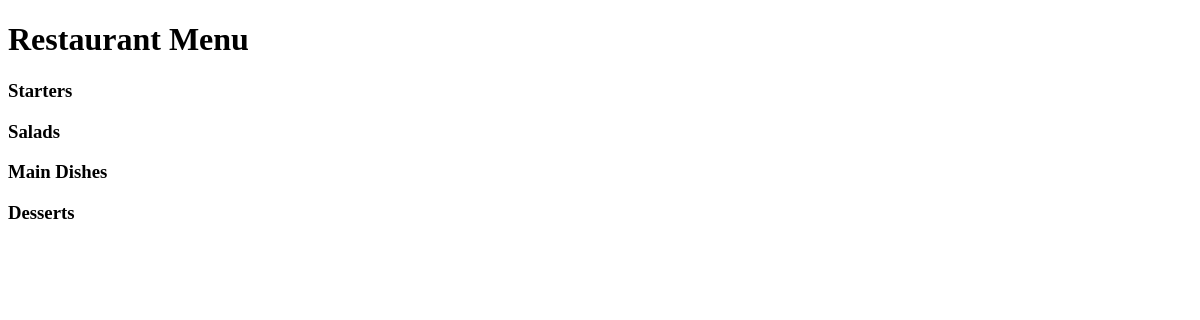
The app's page /, older data.
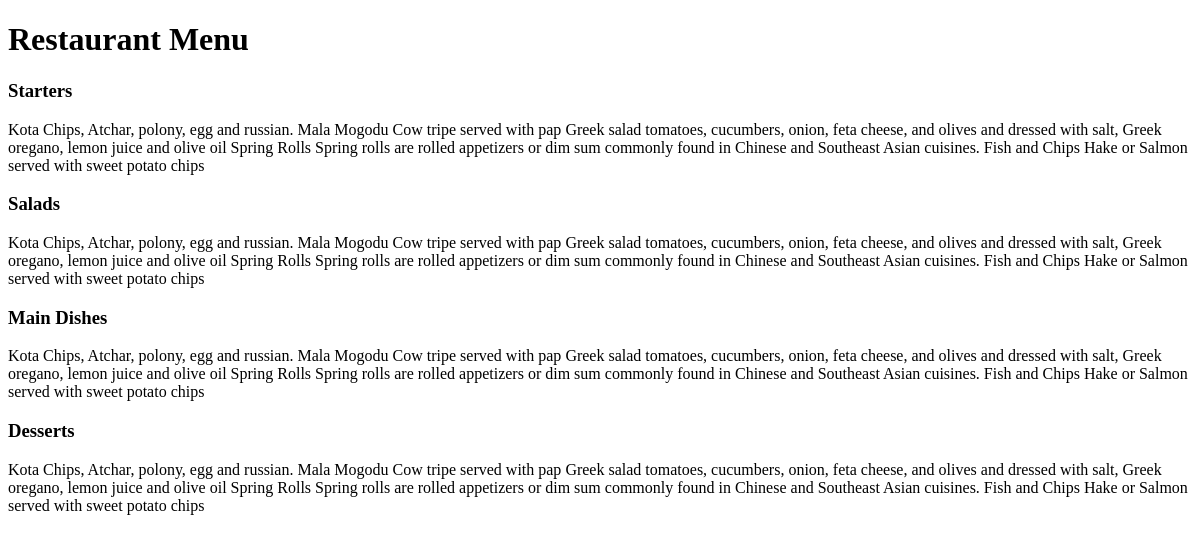
The same page, newer data.
### restaurant_menu/models.py (models this page shows, shortened)
class Item(models.Model):
    meal = models.CharField(max_length=1000, unique=True)
    description = models.CharField(max_length=2000)
    price = models.DecimalField(decimal_places=2, max_digits=10)
    meal_type = models.CharField(choices=MEAL_TYPE, max_length=200)
    author = models.ForeignKey(User, on_delete=models.PROTECT)
    status = models.IntegerField(choices=STATUS, default=0)
    date_created = models.DateTimeField(auto_now_add=True)
    date_updated = models.DateTimeField(auto_now=True)

### restaurant_menu/views.py (the view)
# urls.py: path('', views.MenuList.as_view(), name='home'),
class MenuList(generic.ListView):
    queryset = Item.objects.order_by("date_created")
    template_name = "index.html"
    def get_context_data(self, **kwargs):
        context = super().get_context_data(**kwargs)
        context["meals"] = MEAL_TYPE
        return context

### restaurant_menu/templates/index.html (shortened to what this page needs)
<!DOCTYPE html>
<html lang="en">
<head>
</head>
<body>
    <h1>Restaurant Menu</h1>
    {% for meal in meals %}
    <h3>{{ meal.1 }}</h3>
    {% for m in item_list %}
        {{ m.meal }}
        {{ m.description}}
    {% endfor %}
    {% endfor %}
</body>
</html>

Row changes from the older to the newer data that the page shows:
added Item: meal "Kota", description "Chips, Atchar, polony, egg and russian."
added Item: meal "Mala Mogodu", description "Cow tripe served with pap"
added Item: meal "Greek salad", description "tomatoes, cucumbers, onion, feta cheese, and olives and dressed with salt, Greek oregano, lemon juice and olive oil"
added Item: meal "Spring Rolls", description "Spring rolls are rolled appetizers or dim sum commonly found in Chinese and Southeast Asian cuisines."
added Item: meal "Fish and Chips", description "Hake or Salmon served with sweet potato chips"
